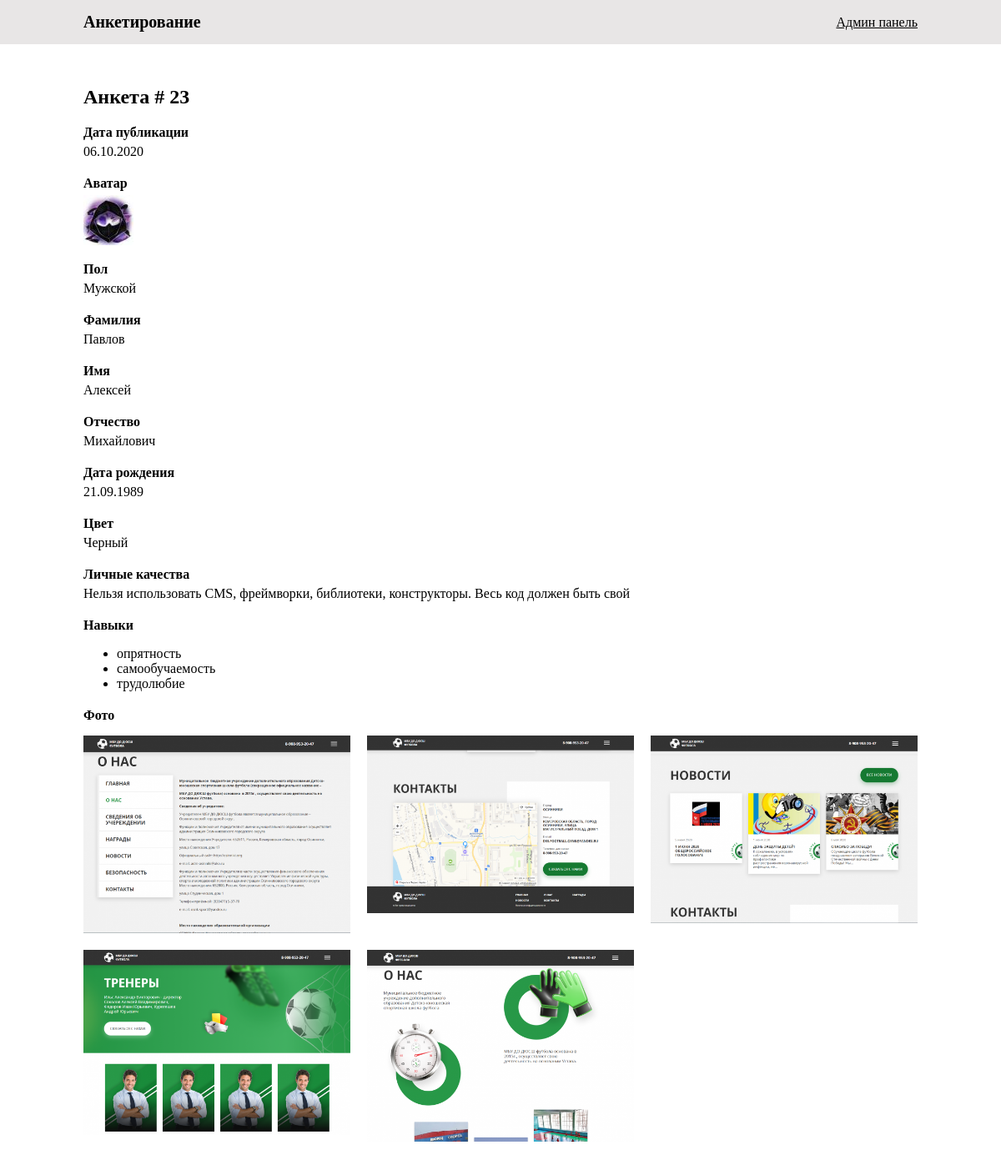
The page /admin/page23 (signed in) on the database its author committed.
### tables this page shows
CREATE TABLE `axi_questionnaires` (
  `id` bigint(20) NOT NULL,
  `gender` varchar(50) NOT NULL,
  `surname` varchar(50) NOT NULL,
  `name` varchar(50) DEFAULT NULL,
  `middle` varchar(50) DEFAULT NULL,
  `color` varchar(50) DEFAULT NULL,
  `personal_qualities` text,
  `skills` longtext,
  `avatar` varchar(100) DEFAULT NULL,
  `photo` longtext,
  `data_birth` timestamp NOT NULL,
  `date` timestamp NOT NULL DEFAULT CURRENT_TIMESTAMP ON UPDATE CURRENT_TIMESTAMP
);

### index.php (called while the page is built, shortened)
<?php
include_once $_SERVER['DOCUMENT_ROOT'] . '/app/Route.php';
include_once $_SERVER['DOCUMENT_ROOT'] . '/app/App.php';
include_once $_SERVER['DOCUMENT_ROOT'] . '/app/Db.php';
include_once $_SERVER['DOCUMENT_ROOT'] . '/template/' . (new Route())->file;

### app/Db.php (called while the page is built, shortened)
<?php
class Db
{
    private $mysqli;
    private $config = array(
        "host" => "localhost",
        "username" => "root",
        "password" => "root",
        "dbname" => "axi-test"
    );
    private $select = [];
    public function __construct() {
        try{
            $this->mysqli = new mysqli($this->config['host'], $this->config['username'], $this->config['password'], $this->config['dbname']);
        } catch (Exception $e){
            echo $e->getMessage();
            exit;
        }
    }
    public function select($table, $where = [])
    {
        $this->select['table'] = $table;
        $this->select['where'] = $where;
        return $this;
    }
    public function result($n = -1)
    {
        $result_mysqli = $this->sql();
        $result = array();
        if($result_mysqli->num_rows != 0){
            while($row = $result_mysqli->fetch_assoc()){
                $element = [];
                foreach ($row as $key => $val){
                    if(((is_string($val) && (is_object(json_decode($val)) || is_array(json_decode($val)))))){
                        $element[$key] = json_decode($val);
                    } else {
                        $element[$key] = $val;
                    }
                }
                $result[] = $element;
            }
        }
        return ($n == -1 || $n < 0) ? $result : $result[$n];
    }
    public function sql()
    {
        $sql = [];
        $i = 0;
        $sql[$i++] = "SELECT * FROM `".$this->select['table']."`";
        if(count($this->select['where']) != 0){
            $sql[$i++] = "WHERE";
            $whire_array = [];
            foreach ($this->select['where'] as $key => $val){
                $key = explode(".", $key);
                if(!empty($key[1]) && $key[1] == 'json'){
                    $whire_array[] = "`" .$key[0] . "` LIKE '%" . $val . "%'";
                } else {
                    $whire_array[] = "`" .$key[0] . "` = '" . $val . "'";
                }
            }
            $sql[$i++] = implode(" AND ", $whire_array);
        }
        return $this->mysqli->query(implode(" ", $sql));
    }
}

### app/App.php (called while the page is built, shortened)
<?php
class App
{
    public function noPage()
    {
        $db = new Db();
    }
    public function filterDbDate($date)
    {
        $date = explode(" ", $date);
        $date = explode("-", $date[0]);
        return $date[2] . '.' . $date[1] . '.' . $date[0];
    }
}

### app/Route.php (called while the page is built, shortened)
<?php
class Route
{
    public $sitemap = [
        '404' => [
            'file' => '404.php',
            'title' => '404'
        ],
        '/' => [
            'file' => 'home.php',
            'title' => 'Главная'
        ],
        '/questionnaire-ok' => [
            'file' => 'questionnaire-ok.php',
            'title' => 'Анкетирование успешно'
        ],
        '/auth' => [
            'file' => 'auth.php',
            'title' => 'Вход',
            'req' => 'Y',
            'user' => "applicant"
        ],
        '/admin' => [
            'file' => 'admin.php',
            'title' => 'Админ панель',
            'req' => 'Y',
            'user' => "admin"
        ],
        '/admin/([0-9]+)' => [
            'file' => 'admin.php',
            'title' => 'Админ панель',
            'req' => 'Y',
            'user' => "admin"
        ],
        '/admin/page([0-9]+)' => [
            'file' => 'admin-page.php',
            'req' => 'Y',
            'user' => "admin"
        ],
    ];
    public $file = '';
    function __construct()
    {
        $this->request_uri = parse_url($_SERVER['REQUEST_URI'], PHP_URL_PATH);
        $this->url_info = parse_url($this->request_uri);
        $uri = urldecode($this->url_info['path']);
        $data = false;
        foreach ($this->sitemap as $term => $option) {
            $match = array();
            $i = preg_match('@^'.$term.'$@Uu', $uri, $match);
            if ($i > 0) {
                $data = array(
                    'file' => isset($option['file']) ? strtolower(trim($option['file'])) : '',
                    'title' => isset($option['title']) ? trim($option['title']) : '',
                    'params' => $match,
                    'req' => isset($option['req']) ? trim($option['req']) : 'N',
                    'user' => isset($option['user']) ? trim($option['user']) : '',
                );
                break;
            }
        }
        if($data['req'] == "N"){
            if($data !== false){
                $this->file = $data['file'];
                $this::$title = $data['title'];
                $this->params = $data['params'];
            } else {
                $option = $this->sitemap['404'];
                $this->file = strtolower(trim($option['file']));
                $this::$title = isset($option['title']) ? trim($option['title']) : '';
            }
        } else {
            if($_SESSION['user'] == $data['user']){
                $this->file = $data['file'];
                $this->params = $data['params'];
            } else {
                $option = $this->sitemap['404'];
                $this->file = strtolower(trim($option['file']));
                $this::$title = isset($option['title']) ? trim($option['title']) : '';
            }
        }
        return $this->file;
    }
}

### template/admin-page.php (the view, shortened to what this page needs)
<?php
$app = new App();
$db = new Db();
$app->noPage();
$page = $db->select('axi_questionnaires', ['id' => (new Route())->params[1]])->result(0);
?>
<html>
<head>
    <link rel="stylesheet" href="/css/style.css">
</head>
<body>
<?php include "include/header.php"?>
<section class="page">
    <div class="container page__container mt-50 mb-50">
        <h1 class="page__h1">Анкета # <?=$page['id']?></h1>
        <div class="page__meta">
            <div class="page__meta-title">Дата публикации</div>
            <div class="page__meta-text"><?=$app->filterDbDate($page['date'])?></div>
        </div>
        <?php if($page['avatar'] != ''){ ?>
            <div class="page__meta">
                <div class="page__meta-title">Аватар</div>
                <div class="page__meta-text">
                    <img src="<?=$page['avatar']?>" alt="">
                </div>
            </div>
        <?php } ?>
        <div class="page__meta">
            <div class="page__meta-title">Пол</div>
            <div class="page__meta-text"><?=$page['gender']?></div>
        </div>
        <div class="page__meta">
            <div class="page__meta-title">Фамилия</div>
            <div class="page__meta-text"><?=$page['surname']?></div>
        </div>
        <div class="page__meta">
            <div class="page__meta-title">Имя</div>
            <div class="page__meta-text"><?=$page['name']?></div>
        </div>
        <div class="page__meta">
            <div class="page__meta-title">Отчество</div>
            <div class="page__meta-text"><?=$page['middle']?></div>
        </div>
        <div class="page__meta">
            <div class="page__meta-title">Дата рождения</div>
            <div class="page__meta-text"><?=$app->filterDbDate($page['data_birth'])?></div>
        </div>
        <div class="page__meta">
            <div class="page__meta-title">Цвет</div>
            <div class="page__meta-text"><?=$page['color']?></div>
        </div>
        <div class="page__meta">
            <div class="page__meta-title">Личные качества</div>
            <div class="page__meta-text"><?=$page['personal_qualities']?></div>
        </div>
        <?php if($page['skills'] != ''){ ?>
            <div class="page__meta">
                <div class="page__meta-title">Навыки</div>
                <div class="page__meta-text">
                    <ul>
                        <?php foreach ($page['skills'] as $item){ ?>
                            <li><?=$item?></li>
                        <?php } ?>
                    </ul>
                </div>
            </div>
        <?php } ?>
        <?php if($page['photo'] != ''){ ?>
            <div class="page__meta">
                <div class="page__meta-title">Фото</div>
                <div class="page__meta-photo">
                    <?php foreach ($page['photo'] as $item){ ?>
                        <a href="<?=$item?>">
                            <img src="<?=$item?>" alt="">
                        </a>
                    <?php } ?>
                </div>
            </div>
        <?php } ?>
    </div>
</section>
</body>
</html>

### css/component/default.css (style rules this page uses)
body { margin: 0; }
.container { max-width: 1000px; margin: 0 auto; }
.mt-50 { margin-top: 50px; }
.mb-50 { margin-bottom: 50px }
a { color: #000000; }

### css/component/page/page.css (style rules this page uses)
.page__meta { margin-bottom: 20px; }
.page__meta-title { font-weight: bolder; margin-bottom: 5px; }
.page__meta-photo { display: flex; flex-wrap: wrap; margin-left: -10px; margin-right: -10px; }
.page__meta-photo a { width: calc(100% / 3 - 20px); margin: 10px; }
.page__meta-photo a img { width: 100%; }

### rows shown on the page
axi_questionnaires: id "23", date "06.10.2020", avatar (picture), gender "Мужской", surname "Павлов", name "Алексей", middle "Михайлович", data_birth "21.09.1989", color "Черный", personal_qualities "Нельзя использовать CMS, фреймворки, библиотеки, конструкторы. Весь код должен быть свой"

### other values the page prints
$item "опрятность"
$item "самообучаемость"
$item "трудолюбие"
